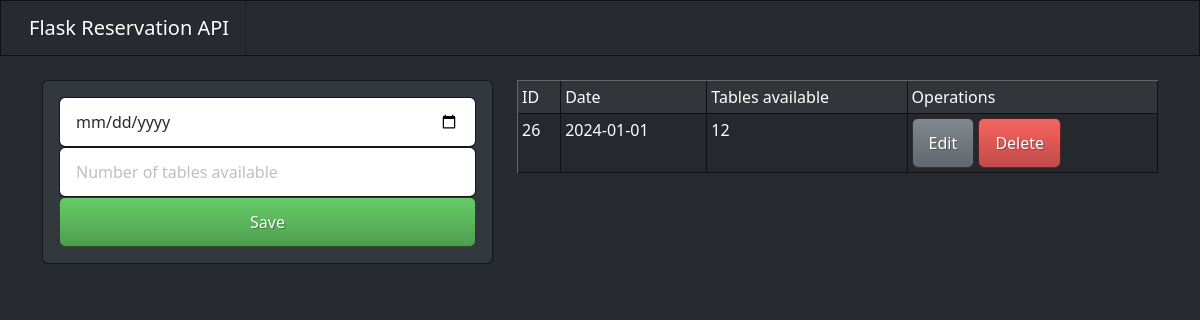
Before: / with the older database file.
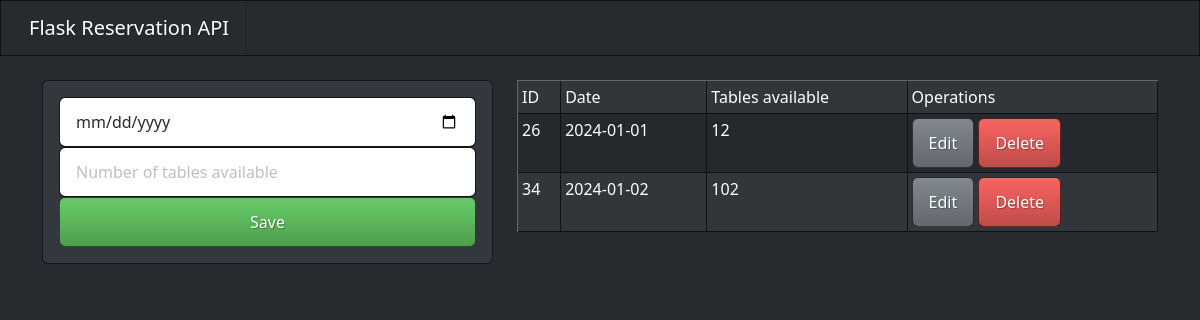
After: the same page with the newer database file.
### tables this page shows
CREATE TABLE dateToReserve
                (
                ID INTEGER PRIMARY KEY AUTOINCREMENT,
                  date DATE,
                  tableAvailable INTEGER
                );

### app/routes/routes.py (the view)
@global_scope.route("/", methods=['GET'])
def home():
    session['key'] = 'value'
    data = controllerDB.readRow()
    return render_template("home.html",dates = data)

### app/controller/controllerDB.py (called while the page is built)
def readRow():
    db_path = os.path.join("app", "database", "Restaurant.db")
    conn = sql.connect(db_path)
    cursor = conn.cursor()
    instruccion = f"SELECT * FROM dateToReserve "
    cursor.execute(instruccion)
    datos = cursor.fetchall()
    conn.commit()
    conn.close()
    return datos

### app/views/templates/home.html (shortened to what this page needs)
{% extends 'layout.html'%}
{% block body %}
<div class="row">
    <div class="col-md-5">
        <div class="card card-body">
            <form action="/reserve" method="POST">
                <div class="form-group">
                    <input type="date" name="date" class = "form-control">
                </div>
                <div class="form-group">
                    <input type="text" name="table available" placeholder="Number of tables available" class = "form-control">
                </div>
                <div class="form-group">
                    <button type="submit" class = "btn btn-success w-100">
                        Save
                    </button>
                </div>
            </form>
        </div>
    </div>
    <div class="col-md-7">
        <table class="table table-striped table-bordered bg-white table-sm">
            <thead>
                <tr>
                    <td>ID</td>
                    <td>Date</td>
                    <td>Tables available</td>
                    <td>Operations</td>
                </tr>
            </thead>
            <tbody>
                {% for date in dates %}
                <tr>
                    <td>{{ date.0 }}</td>
                    <td>{{ date.1 }}</td>
                    <td>{{ date.2 }}</td>
                    <td>
                        <a href="/edit/{{ date.1 }}" class = "btn btn-secondary">Edit</a>
                        <a href="/delete/{{ date.1 }}" method="DELETE" class = "btn btn-danger btn-delete">Delete</a>
                    </td>
                </tr>
                {% endfor %}
            </tbody>
        </table>
    </div>
</div>
{% endblock %}

### app/views/templates/layout.html (shortened to what this page needs)
<!DOCTYPE html>
<html lang="en">
<head>
    <link rel="stylesheet" href="../static/css/bootstrap.css">
</head>
<body>
    <nav class="navbar navbar-expand-lg navbar-dark bg-dark">
        <div class="container-fluid">
          <a class="navbar-brand" href="/">Flask Reservation API</a>
        </div>
      </nav>
    <div class="container pt-4">
        {% block body %}
        {% endblock %}
    </div>
</body>
</html>

Changed rows visible on the page:
added dateToReserve: ID "34", date "2024-01-02", tableAvailable "102"
